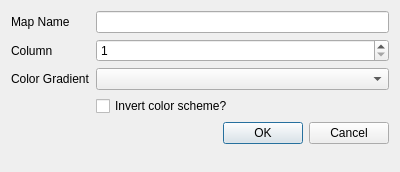
<?xml version="1.0" encoding="UTF-8"?>
<ui version="4.0">
 <class>MapDialog</class>
 <widget class="QDialog" name="MapDialog">
  <property name="geometry">
   <rect>
    <x>0</x>
    <y>0</y>
    <width>400</width>
    <height>172</height>
   </rect>
  </property>
  <property name="windowTitle">
   <string>Create Map</string>
  </property>
  <layout class="QFormLayout" name="formLayout">
   <item row="0" column="0">
    <widget class="QLabel" name="nameLabel">
     <property name="text">
      <string>Map Name</string>
     </property>
    </widget>
   </item>
   <item row="0" column="1">
    <widget class="QLineEdit" name="nameLineEdit"/>
   </item>
   <item row="1" column="0">
    <widget class="QLabel" name="columnLabel">
     <property name="text">
      <string>Column</string>
     </property>
    </widget>
   </item>
   <item row="1" column="1">
    <widget class="QSpinBox" name="columnSpinBox">
     <property name="minimum">
      <number>1</number>
     </property>
    </widget>
   </item>
   <item row="2" column="0">
    <widget class="QLabel" name="gradientLabel">
     <property name="text">
      <string>Color Gradient</string>
     </property>
    </widget>
   </item>
   <item row="2" column="1">
    <widget class="QComboBox" name="gradientComboBox"/>
   </item>
   <item row="3" column="1">
    <widget class="QCheckBox" name="invertCheckBox">
     <property name="text">
      <string>Invert color scheme?</string>
     </property>
    </widget>
   </item>
   <item row="4" column="1">
    <widget class="QDialogButtonBox" name="buttonBox">
     <property name="orientation">
      <enum>Qt::Horizontal</enum>
     </property>
     <property name="standardButtons">
      <set>QDialogButtonBox::Cancel|QDialogButtonBox::Ok</set>
     </property>
    </widget>
   </item>
  </layout>
 </widget>
 <resources/>
 <connections>
  <connection>
   <sender>buttonBox</sender>
   <signal>accepted()</signal>
   <receiver>MapDialog</receiver>
   <slot>accept()</slot>
   <hints>
    <hint type="sourcelabel">
     <x>248</x>
     <y>254</y>
    </hint>
    <hint type="destinationlabel">
     <x>157</x>
     <y>274</y>
    </hint>
   </hints>
  </connection>
  <connection>
   <sender>buttonBox</sender>
   <signal>rejected()</signal>
   <receiver>MapDialog</receiver>
   <slot>reject()</slot>
   <hints>
    <hint type="sourcelabel">
     <x>316</x>
     <y>260</y>
    </hint>
    <hint type="destinationlabel">
     <x>286</x>
     <y>274</y>
    </hint>
   </hints>
  </connection>
 </connections>
</ui>
